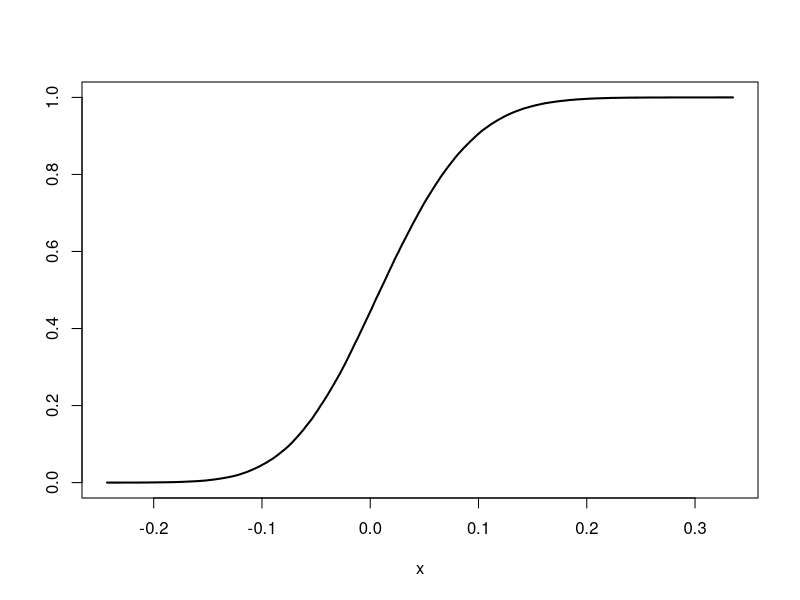

Generate this figure with R: (Note: a time limit stopped this script after it produced the figure.)
## ---- chunk 1
knitr::opts_knit$set(root.dir = 'C:/Users/neide/OneDrive/Documents/TimeSeriesR/Data')
## ---- chunk 2
gassa <- read.table("GasSA_2-11-13.dat")
gassa <- ts(log(gassa),start=1992,frequency=12)
gas.diff <- diff(gassa)
n <- length(gas.diff)
## ---- chunk 3
rho.hat <- acf(gas.diff,lag=n-1,type="correlation",plot=FALSE)$acf[,,1]
gas.acf12 <- rho.hat[13]
p.order <- 12
phi.ar <- solve(toeplitz(rho.hat[1:p.order])) %*% rho.hat[2:(p.order+1)]

gas.resids <- gas.diff[(p.order+1):n]
for(i in 1:p.order) { gas.resids <- gas.resids - phi.ar[i]*gas.diff[(p.order+1-i):(n-i)] }
gas.resids <- gas.resids - mean(gas.resids)
gas.edf <- sort(gas.resids)

monte.roots <- NULL
burnin <- 500
Monte <- 100000
for(i in 1:Monte)
{
	monte.resids <- sample(gas.edf,size=n+burnin,replace=TRUE)
	init.value <- rep(0,p.order)
	monte.sample <- filter(monte.resids,phi.ar,method="recursive",init=init.value)[(burnin+1):(burnin+n)]
	monte.root <- acf(monte.sample,lag=n-1,plot=FALSE)$acf[,,1][13] - gas.acf12
	monte.roots <- c(monte.roots,monte.root)
}
# hist(monte.roots)
interval <- c(sort(monte.roots)[floor(.025*Monte)],sort(monte.roots)[floor(.975*Monte)])
## ---- chunk 4
plot(sort(monte.roots),seq(1,Monte)/Monte,type="l",xlab="x",ylab="",lwd=2)
## ---- chunk 5
ndc <- read.table("Nondefcap.dat")
ndc <- ts(ndc[,2],start=c(1992,3),frequency=12,names= "NewOrders")
ndc.diff <- diff(ndc)
n <- length(ndc.diff)
## ---- chunk 6
gamma.hat <- acf(ndc.diff,lag=n-1,type="covariance",plot=FALSE)$acf[,,1]
ndc.acf1 <- gamma.hat[2]
q.order <- 10
gamma.mat <- toeplitz(c(gamma.hat[1:(q.order+1)],rep(0,n-(q.order+1))))

gamma.chol <- t(chol(gamma.mat))
ndc.resids <- solve(gamma.chol,ndc.diff)
ndc.resids <- ndc.resids - mean(ndc.resids)
ndc.edf <- sort(ndc.resids)

monte.roots <- NULL
Monte <- 100000
for(i in 1:Monte)
{
	monte.resids <- sample(ndc.edf,size=n,replace=TRUE)
	monte.sample <- gamma.chol %*% monte.resids
	monte.root <- acf(monte.sample,lag=n-1,plot=FALSE,type="covariance")$acf[,,1][2] - ndc.acf1
	monte.roots <- c(monte.roots,monte.root)
}
# hist(monte.roots)
interval <- c(sort(monte.roots)[floor(.025*Monte)],sort(monte.roots)[floor(.975*Monte)])
## ---- chunk 7
plot(sort(monte.roots),seq(1,Monte)/Monte,type="l",xlab="x",ylab="",lwd=2)
